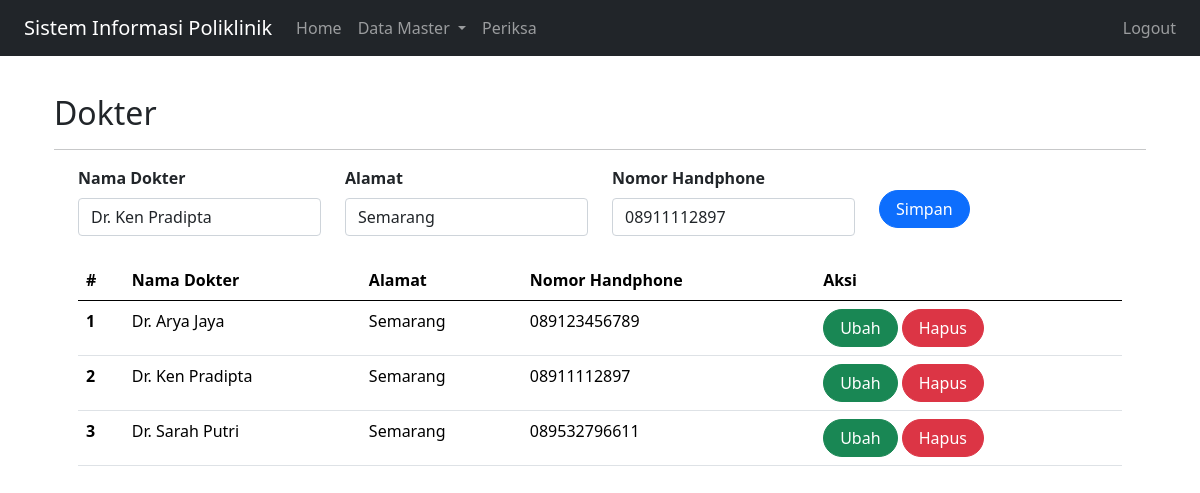
Page /index.php?page=dokter&id=15 (signed in) on the committed database.
### tables this page shows
CREATE TABLE `dokter` (
  `id` int(11) NOT NULL,
  `nama` varchar(255) DEFAULT NULL,
  `alamat` varchar(255) DEFAULT NULL,
  `no_hp` varchar(50) DEFAULT NULL
);

### dokter.php (the view, shortened to what this page needs)
<?php
include'koneksi.php';
?>
<div class="container">
<form class="form row"  method="POST" action="" name="myForm" onsubmit="return(validate());">
    <?php
    $nama = '';
    $alamat = '';
    $no_hp = '';
    if (isset($_GET['id'])) {
        $ambil = mysqli_query($mysqli,
        "SELECT * FROM dokter
        WHERE id='" . $_GET['id'] . "'");
        while ($row = mysqli_fetch_array($ambil)) {
            $nama = $row['nama'];
            $alamat = $row['alamat'];
            $no_hp = $row['no_hp'];
        }
    ?>
    <?php
    }
    ?>
    <div class="col">
        <label for="inputNama" class="form-label fw-bold">
            Nama Dokter
        </label>
        <input type="varchar" class="form-control" name="nama" id="inputNama" placeholder="Nama" value="<?php echo $nama ?>">
    </div>
    <div class="col">
        <label for="inputAlamat" class="form-label fw-bold">
            Alamat
        </label>
        <input type="varchar" class="form-control" name="alamat" id="inputAlamat" placeholder="Alamat" value="<?php echo $alamat ?>">
    </div>
    <div class="col mb-4">
        <label for="inputNo_hp" class="form-label fw-bold">
        Nomor Handphone
        </label>
        <input type="varchar" class="form-control" name="no_hp" id="inputNo_hp" placeholder="Nomor Handphone" value="<?php echo $no_hp ?>">
    </div>
    <div class="col mt-4">
        <button type="submit" class="btn btn-primary rounded-pill px-3" name="simpan" >Simpan</button>
    </div>
</form>
  <table class="table table-hover">
    <thead>
        <tr>
            <th scope="col">#</th>
            <th scope="col">Nama Dokter</th>
            <th scope="col">Alamat</th>
            <th scope="col">Nomor Handphone</th>
            <th scope="col">Aksi</th>
        </tr>
    </thead>
    <tbody>
    <?php
    $result = mysqli_query(
      $mysqli,"SELECT * FROM dokter ORDER BY nama"
      );
    $no = 1;
    while ($data = mysqli_fetch_array($result)) {
    ?>
    <tr>
        <th scope="row"><?php echo $no++ ?></th>
        <td><?php echo $data['nama'] ?></td>
        <td><?php echo $data['alamat'] ?></td>
        <td><?php echo $data['no_hp'] ?></td>
        <td>
          <a class="btn btn-success rounded-pill px-3"
          href="index.php?page=dokter&id=<?php echo $data['id'] ?>">Ubah
          </a>
          <a class="btn btn-danger rounded-pill px-3"
          href="index.php?page=dokter&id=<?php echo $data['id'] ?>&aksi=hapus">Hapus</a>
        </td>
    </tr>
    <?php
    }
    ?>
    </tbody>
  </table>
</div>

### rows in the picture
dokter: nama "Dr. Ken Pradipta", alamat "Semarang", no_hp "08911112897"
dokter: nama "Dr. Arya Jaya", alamat "Semarang", no_hp "089123456789"
dokter: nama "Dr. Sarah Putri", alamat "Semarang", no_hp "089532796611"

### other values in the picture
$_GET['page'] "Dokter"
